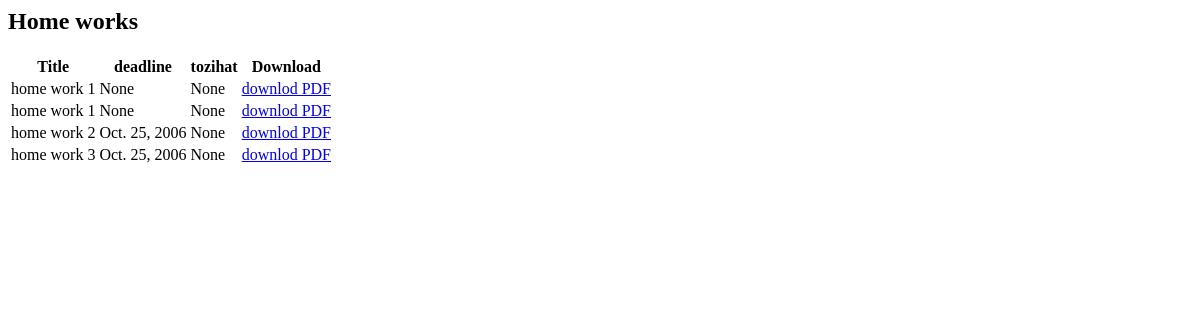
Before: /my_home_works/ with the older database file.
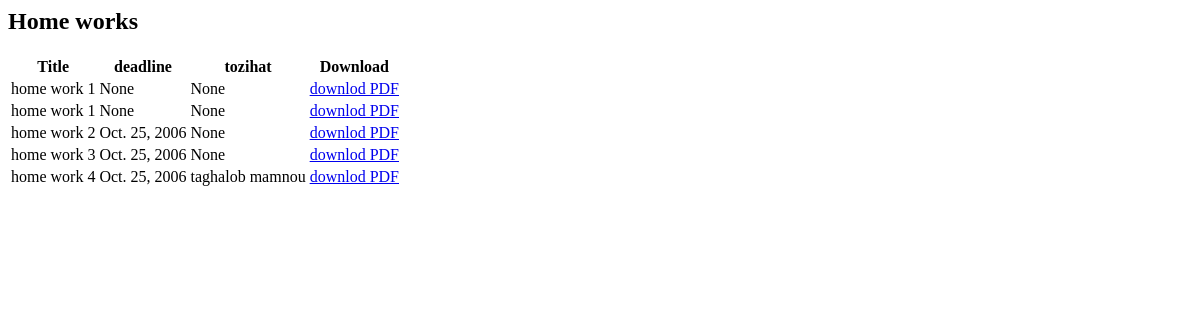
After: the same page with the newer database file.
### my_app/models.py (models this page shows, shortened)
class HomeWork(models.Model):
    title = models.CharField(max_length=100)
    deadline= models.DateField(null=True)
    tozihat = models.CharField(max_length=512,null=True)
    pdf = models.FileField(upload_to='my_home_works/pdfs/')

### my_app/views.py (the view)
# urls.py: path('my_home_works/', views.my_home_works.as_view() , name='my_home_works'),
class my_home_works(ListView):
    model = HomeWork
    template_name = 'my_app/my_home_works.html'
    context_object_name = 'homeworks'

### my_app/templates/my_app/my_home_works.html
{% block content %}
  <h2>Home works</h2>
  <table class="table">
    <thead>
      <tr>
        <th>Title</th>
        <th>deadline</th>
        <th>tozihat</th>
        <th>Download</th>
      </tr>
    </thead>
    <tbody>
      {% for homework in homeworks %}
        <tr>
          <td>{{homework.title }}</td>
          <td>{{homework.deadline }}</td>
          <td>{{homework.tozihat }}</td>
          <td>
            <a href="{{homework.pdf.url }}" class="btn btn-primary btn-sm" target="_blank">
              downlod PDF
            </a>
          </td>
        </tr>
      {% endfor %}
    </tbody>
  </table>
{% endblock %}

Changed rows visible on the page:
added HomeWork: title "home work 4", deadline "Oct. 25, 2006", tozihat "taghalob mamnou"
